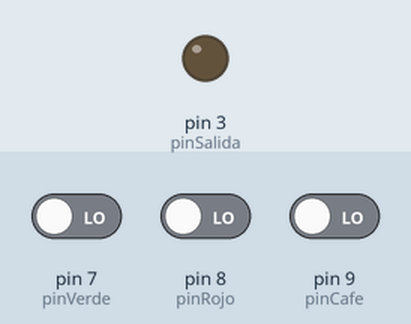
Simulated run of this sketch. Board: Arduino Uno, built with avr-gcc and run on an emulated ATmega328P. Parts: output pins drawn as LEDs (lit = HIGH). The test bench sets the inputs (shaded band); at power-on: pin 9 (pinCafe) LOW, pin 7 (pinVerde) LOW, pin 8 (pinRojo) LOW. What the sketch prints to the serial monitor is not drawn.

Above: at 1.2 s.
1.3 s: pin 9 (pinCafe) driven HIGH
At 1.7 s:
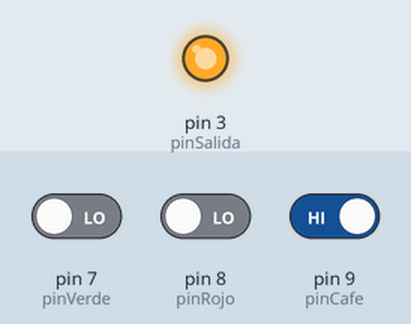
5.3 s: pin 9 (pinCafe) driven LOW
At 6.2 s:
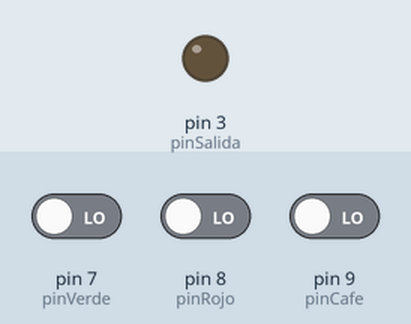
Timing chart, 0 to 8.3 s (numbered marks = the images above; inputs shaded):
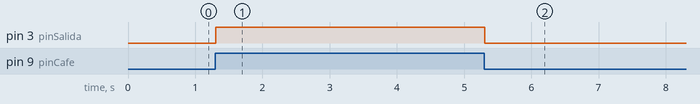

Measured:
- after the input at 1.3 s, pin 3 (pinSalida): LOW → HIGH at once
- after the input at 5.3 s, pin 3 (pinSalida): HIGH → LOW at once

The sketch:

dig_dug_test.ino
```cpp
const int pinVerde = 7;
const int pinRojo  = 8;
const int pinCafe  = 9;

// NUEVO: pin de salida en el PLC Shield
const int pinSalida = 3;

// Variables para detectar parpadeo
unsigned long lastChangeVerde = 0;
unsigned long lastChangeRojo = 0;

int lastStateVerde = LOW;
int lastStateRojo = LOW;

// Estado previo enviado
String lastMessage = "";

void setup() {
  Serial.begin(9600);

  pinMode(pinVerde, INPUT);
  pinMode(pinRojo, INPUT);
  pinMode(pinCafe, INPUT);    // ✅ Entrada café
  pinMode(pinSalida, OUTPUT); // ✅ Salida PLC
}

void loop() {
  int estadoVerde = digitalRead(pinVerde);
  int estadoRojo  = digitalRead(pinRojo);
  int estadoCafe  = digitalRead(pinCafe); // ✅ Leer pin café

  // ✅ Copiar estado del pin café a la salida
  digitalWrite(pinSalida, estadoCafe);

  unsigned long ahora = millis();

  // Detectar cambios (parpadeo)
  if (estadoVerde != lastStateVerde) {
    lastChangeVerde = ahora;
    lastStateVerde = estadoVerde;
  }

  if (estadoRojo != lastStateRojo) {
    lastChangeRojo = ahora;
    lastStateRojo = estadoRojo;
  }

  // ---- LÓGICA DE ESTADOS ----
  String currentMessage = "";

  // PASS: Verde fijo sin cambios en 1 segundo
  if ((ahora - lastChangeVerde > 1000) && estadoVerde == HIGH && estadoRojo == LOW) {
    currentMessage = "PASS";
  }
  // EN PROCESO: Verde parpadeante
  else if ((ahora - lastChangeVerde <= 1000) && estadoRojo == LOW) {
    currentMessage = "EN_PROCESO";
  }
  // WARNING: Rojo parpadeante
  else if ((ahora - lastChangeRojo <= 1000) && estadoVerde == LOW) {
    currentMessage = "WARNING";
  }
  else {
    currentMessage = "";
  }

  // --- Enviar solo cuando cambia el estado lógico ---
  if (currentMessage != "" && currentMessage != lastMessage) {
    Serial.println(currentMessage);
    lastMessage = currentMessage;
  }

  delay(50);
}
```
